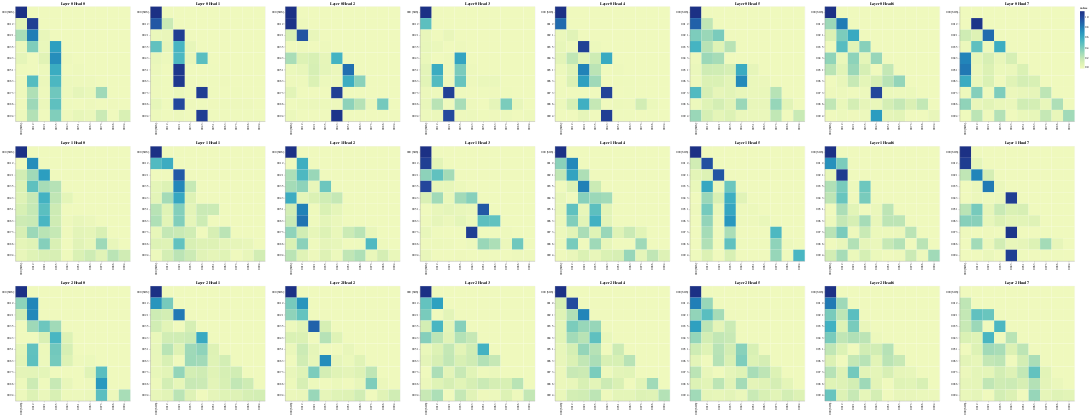

Notebook code cell kept with this figure:
### Code cell
# Display attention maps for decoder self-attention
get_all_attention_maps("decoder", layers, heads, decoder_input_tokens, decoder_input_tokens, min(20, sentence_len))
